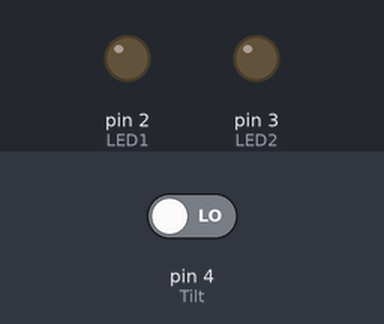
A sketch run on a simulated Arduino Uno, built with avr-gcc and run on an emulated ATmega328P. On the bench: output pins drawn as LEDs (lit = HIGH). Dashed ring = blinking. Inputs (shaded band) come from the test bench; at power-on: pin 4 (Tilt) LOW.

Above: at 1.2 s.
1.3 s: pin 4 (Tilt) driven HIGH
At 1.45 s:
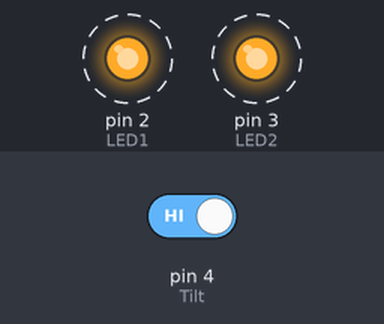
4.3 s: pin 4 (Tilt) driven LOW
At 5.2 s:
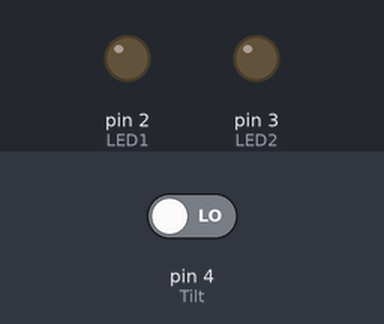
Timing chart, 0 to 7.3 s (numbered marks = the images above; inputs shaded):
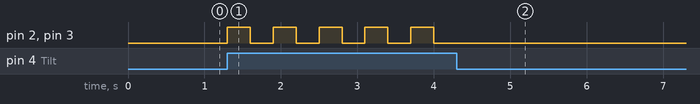

The sketch:

Tilt_Ball_Sensor.ino
```cpp
int LED1 = 2;
int LED2 = 3;
int Tilt = 4;

void setup() {
  // put your setup code here, to run once:
  pinMode(LED1,OUTPUT);
  pinMode(LED2,OUTPUT);
  pinMode(Tilt,INPUT);
}

void loop() {
  if (digitalRead(Tilt) == 1)
  {
  digitalWrite(LED1, HIGH);
  digitalWrite(LED2, HIGH);
  delay(300);
  digitalWrite(LED1, LOW);
  digitalWrite(LED2, LOW);
  delay(300);
  }
}
```

Measured:
- after the input at 1.3 s, pin 2 (LED1), pin 3 (LED2): alternates HIGH for 0.30 s and LOW for 0.30 s, starting at once
- after the input at 4.3 s, pin 2 (LED1), pin 3 (LED2): stops changing and stays LOW
